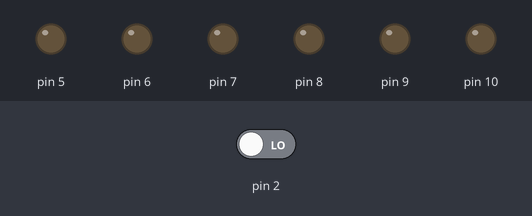
A sketch run on a simulated Arduino Uno, built with avr-gcc and run on an emulated ATmega328P. Parts: output pins drawn as LEDs (lit = HIGH). Inputs (shaded band) come from the test bench; at power-on: pin 2 LOW. The sensor or clock chip raises its interrupt line as the real part does.

Above: at 0.1 s.
At 0.6 s:
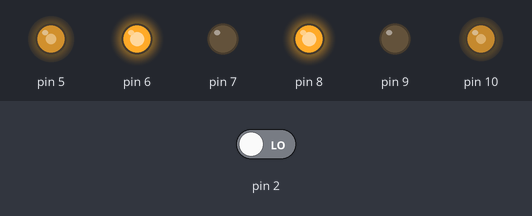
Timing chart, 0 to 2.1 s (numbered marks = the images above):
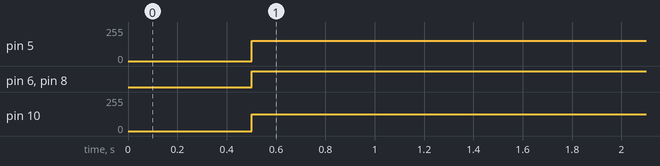

The sketch:

main.ino
```cpp
//Including Files
#include "MPU.h"
#include "Motor.h"
#include "PID.h"

#define MIN_ABS_SPEED 20

volatile bool mpuInterrupt = false;
void dmpDataReady() //this function is called when the buffer is full to generate interrupt
{
    mpuInterrupt = true;
}

void setup()
{
    // join I2C bus
    Join_I2C();

    // initialize device
    Intialize_MPU();
    // load and configure the DMP
    devStatus = Intialize_DMP();

    // Add offset for error correction and calibration
    Set_MPU_Offset(220,76,-85,1688);

    Enable_DMP();
    attachInterrupt(0, dmpDataReady, RISING);
    mpuIntStatus = Get_MPU_IntStatus();
    // set our DMP Ready flag so the main loop() function knows it's okay to use it
    dmpReady = true;

    // get expected DMP packet size for comparison
    packetSize = Get_DMP_Packet_Size();

    //setup PID
    Setup_PID(AUTOMATIC,10,-255,255);
}


void loop()
{
    // if programming failed, don't try to do anything
    if (!dmpReady) return;
    fifoCount = Get_MPU_FIFO_Count();
    // wait for MPU interrupt or extra packet(s) available
    while (!mpuInterrupt && fifoCount < packetSize)
    {
        //no mpu data - performing PID calculations and output to motors
        Compute();
        Move(output,MIN_ABS_SPEED);
    }

    // reset interrupt flag and get INT_STATUS byte
    mpuInterrupt = false;
    mpuIntStatus = Get_MPU_IntStatus();
    // get current FIFO count
    fifoCount = Get_MPU_FIFO_Count();
    if (mpuIntStatus & 0x02)
    {
        // wait for correct available data length, should be a VERY short wait
        while (fifoCount < packetSize) fifoCount = Get_MPU_FIFO_Count();

        // read a packet from FIFO
        Read_MPU_Packet(fifoBuffer,packetSize);

        // track FIFO count here in case there is > 1 packet available
        // (this lets us immediately read more without waiting for an interrupt)
        fifoCount -= packetSize;

        Get_MPU_Statistics(q,fifoBuffer,gravity,EulerAngles);
        input = EulerAngles[1] * 180/M_PI + 180;
   }
}
```

MPU.h
```cpp
#include "I2Cdev.h"
#include "MPU6050_6Axis_MotionApps20.h"
#if I2CDEV_IMPLEMENTATION == I2CDEV_ARDUINO_WIRE
    #include "Wire.h"
#endif
//Define variables for MPU control
bool dmpReady = false;  // set true if Digital Motion Processor init was successful
uint8_t mpuIntStatus;   // holds actual interrupt status byte from MPU
uint8_t devStatus;      // return status after each device operation (0 = success, !0 = error)
uint16_t packetSize;    // (default is 42 bytes)
uint16_t fifoCount;     // count of all bytes currently in FIFO -- see datasheet p.43
uint8_t fifoBuffer[64]; // FIFO storage buffer -- see datasheet p.44

// Define variables needed by the functions in the libirary
Quaternion q;           // [w, x, y, z]
VectorFloat gravity;    // [x, y, z]
float EulerAngles[3];   // [yaw, pitch, roll]

MPU6050 mpu; //define object of type MPU


void Intialize_MPU(){
  mpu.initialize();
}

uint8_t Get_MPU_IntStatus(){
return mpu.getIntStatus();
}

uint8_t Intialize_DMP(){
  return mpu.dmpInitialize();
}
void Enable_DMP(){
  mpu.setDMPEnabled(true);
}

uint8_t Get_DMP_Packet_Size(){
  return mpu.dmpGetFIFOPacketSize();
}
void Join_I2C(){
// join I2C bus
  #if I2CDEV_IMPLEMENTATION == I2CDEV_ARDUINO_WIRE
      Wire.begin();
      TWBR = 24; // 400kHz I2C clock (200kHz if CPU is 8MHz)
  #elif I2CDEV_IMPLEMENTATION == I2CDEV_BUILTIN_FASTWIRE
      Fastwire::setup(400, true);
  #endif
}
void Set_MPU_Offset(double GyroX,double GyroY,double GyroZ,double AccZ){
    // Add offset for error correction and calibration
    mpu.setXGyroOffset(GyroX);
    mpu.setYGyroOffset(GyroY);
    mpu.setZGyroOffset(GyroZ);
    mpu.setZAccelOffset(AccZ); // 1688 factory default for our chip
}
uint8_t Get_MPU_FIFO_Count(){
  mpu.getFIFOCount();
}

void Read_MPU_Packet(uint8_t fifoBuffer,uint16_t packetSize){
  mpu.getFIFOBytes(fifoBuffer, packetSize);
}
void Get_MPU_Statistics(Quaternion q,uint8_t fifoBuffer,VectorFloat gravity,float * EulerAngles){
  mpu.dmpGetQuaternion(&q, fifoBuffer);
  mpu.dmpGetGravity(&gravity, &q);
  mpu.dmpGetYawPitchRoll(EulerAngles, &q, &gravity);
}
```

Motor.h
```cpp
#include "LMotorController.h"
int ENA = 5;
int IN1 = 6;
int IN2 = 7;
int IN3 = 8;
int IN4 = 9;
int ENB = 10;
double msf_Left = 0.6; //Motor speed factor for left motor
double msf_Right = 0.5; //Motor speed factor for right motor
LMotorController motorController(ENA, IN1, IN2, ENB, IN3, IN4, msf_Left, msf_Right);
void Move(double output,int min_speed){
  motorController.move(output,min_speed);
}
```

PID.h
```cpp
#include <PID_v1.h>
double setpoint = 178; //It will be changed depending on our model
double input, output;
double Kp = 50; //Intial Kp
double Kd = 1.1; //Intial Kd
double Ki = 70; //Intial Ki
PID pid(&input, &output, &setpoint, Kp, Ki, Kd, DIRECT); //define object of the PID controller
void Setup_PID(int mode,int sample_time,double min_limit,double max_limit){
      //setup PID
    pid.SetMode(mode);
    pid.SetSampleTime(sample_time);
    pid.SetOutputLimits(min_limit, max_limit); //negative means reverse motion and positive means forward motion
}
void Compute(){
  pid.Compute();
}
```

Measured:
- by itself, pin 5: 0/255 → 153/255 at 0.50 s
- by itself, pin 6, pin 8: LOW → HIGH at 0.50 s
- by itself, pin 10: 0/255 → 127/255 at 0.50 s
